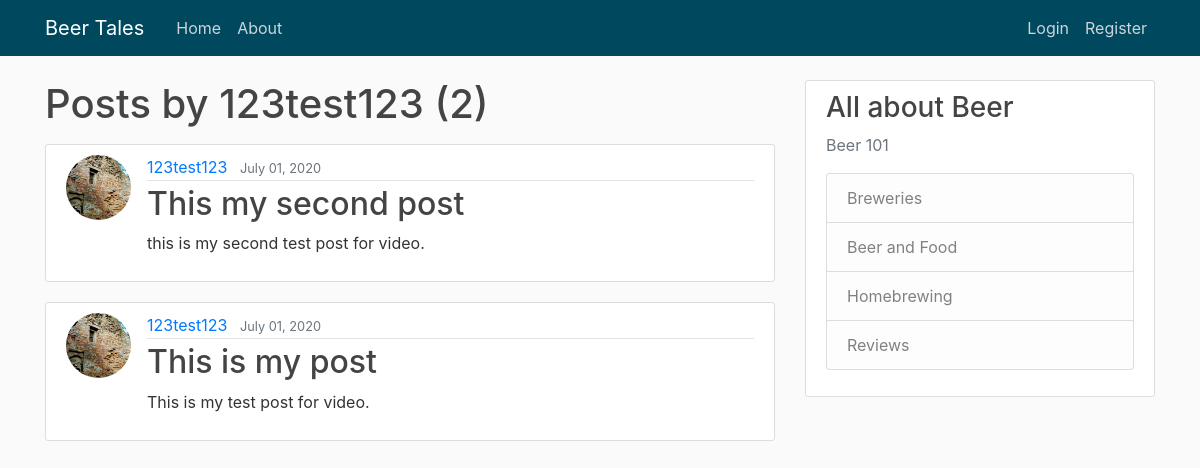
The app's page /user/123test123 with its own data.
### blog/models.py (models this page shows, shortened)
class Post(models.Model):
	title = models.CharField(max_length = 100)
	content = models.TextField()
	date_posted = models.DateTimeField(default = timezone.now)
	author = models.ForeignKey(User, on_delete = models.CASCADE)

### users/models.py (models this page shows, shortened)
class Profile(models.Model):
	user = models.OneToOneField(User, on_delete = models.CASCADE)
	image = models.ImageField(default = 'default.jpg', upload_to = 'profile_picture')

### blog/views.py (the view)
# urls.py: path('user/<str:username>', UserPostListView.as_view(), name='user-post'), #class based view
class UserPostListView(ListView):
	model = Post
	template_name = 'blog/user_posts.html'   #overwrite the pre-define (<app>/<model>_<viewtype>.html)naming of template in ListView
	context_object_name = 'posts'	   #overwrite the pre-defined context
	paginate_by = 2						#for pagination 2 post per page
	def get_queryset(self):
		user = get_object_or_404(User, username = self.kwargs.get('username'))
		return Post.objects.filter(author = user).order_by('-date_posted')

### blog/templates/blog/user_posts.html (shortened to what this page needs)
{% extends "blog/base.html" %}
{% block content %}
<h1 class= "mb-3"> Posts by {{ view.kwargs.username }} ({{ page_obj.paginator.count }})</h1>
	{% for post in posts %}
		<article class="media content-section">
			<img class = "rounded-circle article-img"src="{{ post.author.profile.image.url }}">
  		<div class="media-body">
    	<div class="article-metadata">
      	<a class="mr-2" href="{% url 'user-post' post.author.username %}">{{ post.author }}</a>
      	<small class="text-muted">{{ post.date_posted|date:"F d, Y" }}</small>
    	</div>
    	<h2><a class="article-title" href="{% url 'post-detail' post.id %}">{{ post.title }}</a></h2>
    	<p class="article-content">{{ post.content }}</p>
  		</div>
		</article>
	{% endfor %}
{% endblock content %}

### blog/static/blog/main.css (style rules this page uses)
body { background: #fafafa; color: #333333; margin-top: 5rem; }
h1, h2, h3, h4, h5, h6 { color: #444444; }
.content-section { background: #ffffff; padding: 10px 20px; border: 1px solid #dddddd; border-radius: 3px; margin-bottom: 20px; }
.article-title { color: #444444; }
.article-content { white-space: pre-line; }
.article-img { height: 65px; width: 65px; margin-right: 16px; }
.article-metadata { padding-bottom: 1px; margin-bottom: 4px; border-bottom: 1px solid #e3e3e3 }

### records on screen
Post: author.profile.image (picture), author "123test123", date_posted "July 01, 2020", title "This my second post", content "this is my second test post for video."
Post: author.profile.image (picture), author "123test123", date_posted "July 01, 2020", title "This is my post", content "This is my test post for video."

### other values on screen
{{ view.kwargs.username }} "123test123"
{{ page_obj.paginator.count }} "2"
